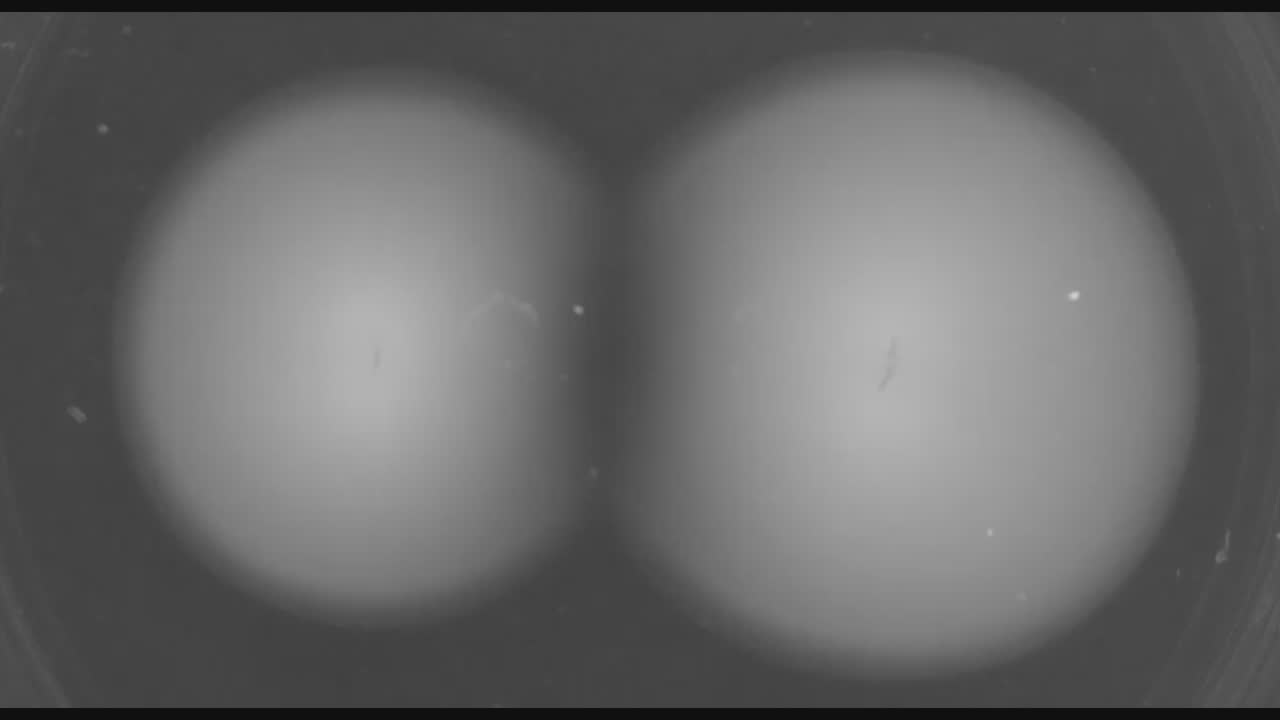
%> input picture Ex-Gap Width Image.jpg, 1280 x 720 px
$ octave --eval "result = GrowthRate(imread('Ex-Gap Width Image.jpg'));"   (GNU Octave 9; MATLAB toolbox functions it lacks are replaced by stand-ins)
%> lines starting %> are read from the running program, lines starting %| are printed output that depends on the picture; in (x1, y1, x2, y2) boxes, pixels count from 0 and x2, y2 are one past the last pixel; in counts of white or black regions, pixels touching at a corner belong together; the program's own positions count from 1
function results = GrowthRate(im)
%Image Processing Function
%
% IM      - Input image.
% RESULTS - A scalar structure with the processing results.
%

%--------------------------------------------------------------------------
% Auto-generated by imageBatchProcessor App.
%
% When used by the App, this function will be called for every input image
% file automatically. IM contains the input image as a matrix. RESULTS is a
% scalar structure containing the results of this processing function.
%
%--------------------------------------------------------------------------

% Replace the sample below with your code----------------------------------

%%Create variables to hold the values of row and column values


LeftRow= 370;
LeftColumn= 378;
RightRow= 370;
RightColumn= 890;

%%Import the image and create a thresholded one.

gs= rgb2gray(im);
level= graythresh(gs);
%> level = 0.42
thres= imbinarize(gs,level);
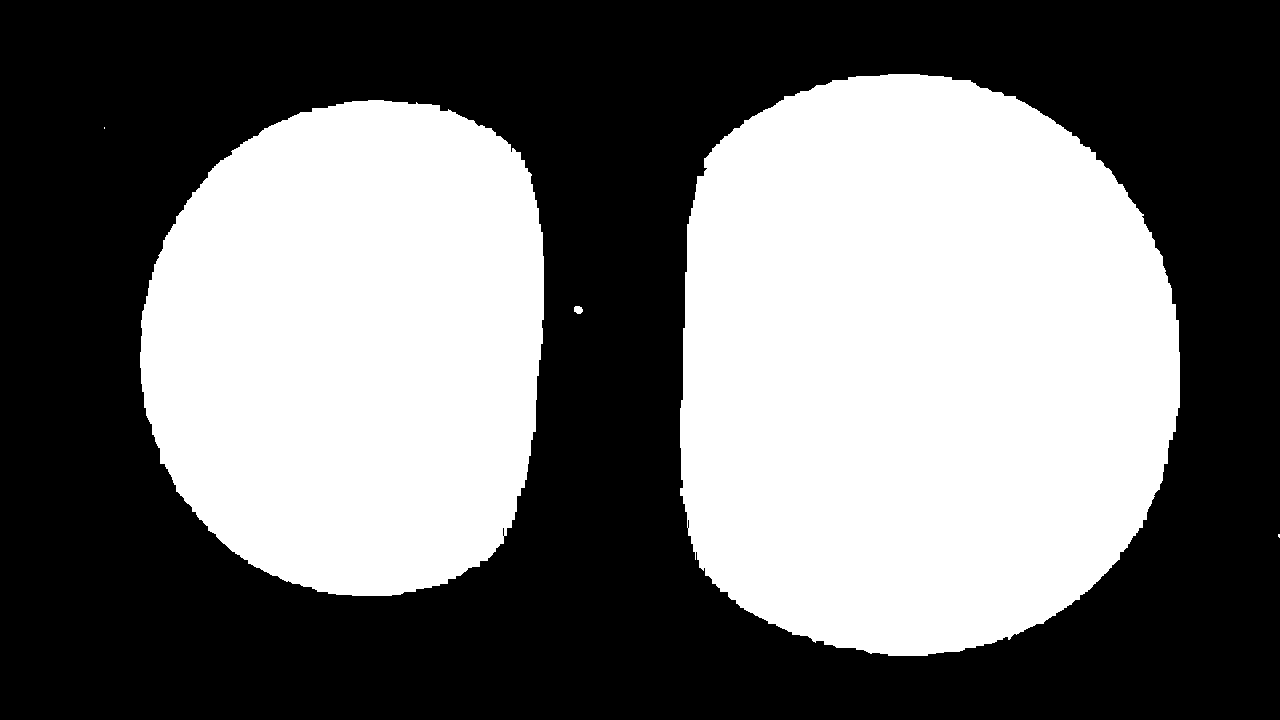
%> thres: size 720x1280 logical; 44% white; 5 white regions (2 under 20 px), largest, box (x1, y1, x2, y2) and area: (680, 74, 1180, 656) 241082, (140, 100, 544, 596) 164157, (574, 306, 583, 314) 58

imshow(thres);

%%Measure the distance in pixels from the left colony to the inside

LIcondition=true;
LIColCounter= LeftColumn;
LISum=0;

while LIcondition==true
    if(thres(LeftRow,LIColCounter)==1)
        LISum= LISum + 1;
        LIColCounter= LIColCounter + 1;
    else
        LIcondition=false;
    end
end
%> after the loop, LIColCounter = 540; LISum = 162; LIcondition = false


%%Measure the distance in pixels from the left colony to the outside

LOcondition=true;
LOColCounter= LeftColumn;
LOSum=0;

while LOcondition==true
    if(thres(LeftRow,LOColCounter)==1)
        LOSum= LOSum + 1;
        LOColCounter= LOColCounter - 1;
    else
        LOcondition=false;
    end
end
%> after the loop, LOColCounter = 141; LOSum = 237; LOcondition = false

%%Measure the distance in pixels from the right colony to the inside

RIcondition=true;
RIColCounter= RightColumn;
RISum=0;

while RIcondition==true
    if(thres(RightRow,RIColCounter)==1)
        RISum= RISum + 1;
        RIColCounter= RIColCounter - 1;
    else
        RIcondition=false;
    end
end
%> after the loop, RIColCounter = 683; RISum = 207; RIcondition = false

%%Measure the distance in pixels from the right colony to the outside

ROcondition=true;
ROColCounter= RightColumn;
ROSum=0;

while ROcondition==true
    if(thres(RightRow,ROColCounter)==1)
        ROSum= ROSum + 1;
        ROColCounter= ROColCounter + 1;
    else
        ROcondition=false;
    end
end
%> after the loop, ROColCounter = 1181; ROSum = 291; ROcondition = false

%%Measure the distance in pixels from the left colony to top

LTcondition=true;
LTRowCounter= LeftRow;
LTSum=0;

while LTcondition==true
    if(thres(LTRowCounter,LeftColumn)==1)
        LTSum= LTSum + 1;
        LTRowCounter= LTRowCounter - 1;
    else
        LTcondition=false;
    end
end
%> after the loop, LTRowCounter = 100; LTSum = 270; LTcondition = false


%%Measure the distance in pixels from the left colony to bottom

LBcondition=true;
LBRowCounter= LeftRow;
LBSum=0;

while LBcondition==true
    if(thres(LBRowCounter,LeftColumn)==1)
        LBSum= LBSum + 1;
        LBRowCounter= LBRowCounter + 1;
    else
        LBcondition=false;
    end
end
%> after the loop, LBRowCounter = 597; LBSum = 227; LBcondition = false


%%Measure the distance in pixels from the right colony to top


RTcondition=true;
RTRowCounter= LeftRow;
RTSum=0;

while RTcondition==true
    if(thres(RTRowCounter,RightColumn)==1)
        RTSum= RTSum + 1;
        RTRowCounter= RTRowCounter - 1;
    else
        RTcondition=false;
    end
end
%> after the loop, RTRowCounter = 74; RTSum = 296; RTcondition = false


%%Measure the distance in pixels from the right colony to the bottom

RBcondition=true;
RBRowCounter= LeftRow;
RBSum=0;

while RBcondition==true
    if(thres(RBRowCounter,RightColumn)==1)
        RBSum= RBSum + 1;
        RBRowCounter= RBRowCounter + 1;
    else
        RBcondition=false;
    end
end
%> after the loop, RBRowCounter = 657; RBSum = 287; RBcondition = false


results= [LOSum LISum ROSum RISum LTSum LBSum RTSum RBSum];
%> results = [237 162 291 207 270 227 296 287]


%--------------------------------------------------------------------------
